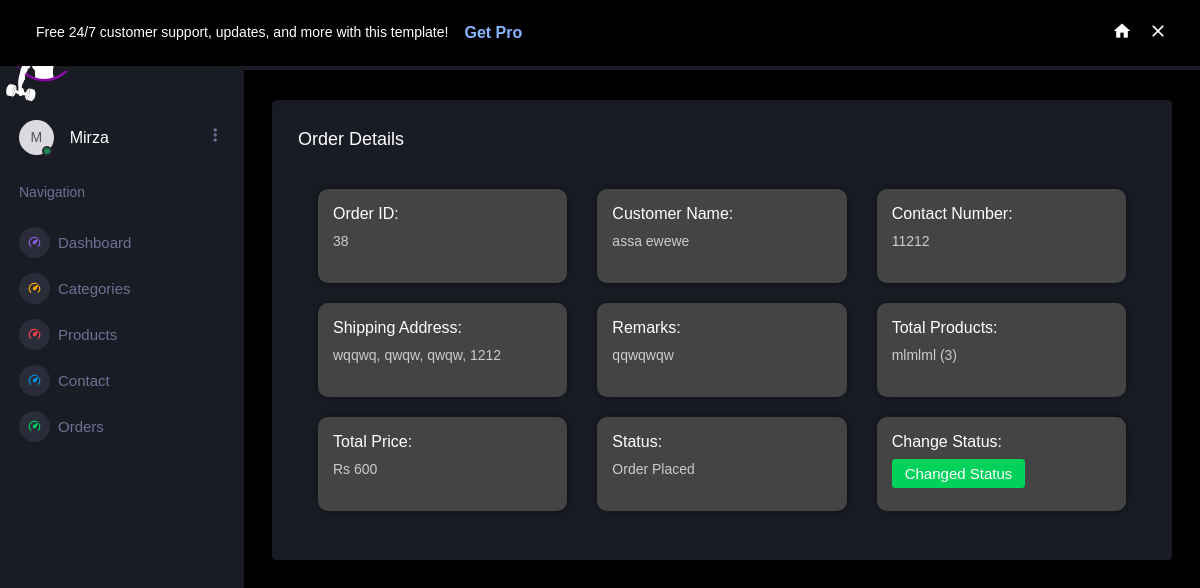
Screenshot of /Admin/template/pages/orders/order_details.php?id=38 (signed in) with the database file from the repository.
### tables this page shows
CREATE TABLE `order` (
  `id` int(255) NOT NULL,
  `fname` varchar(255) NOT NULL,
  `lname` varchar(255) NOT NULL,
  `number` varchar(255) NOT NULL,
  `method` varchar(255) NOT NULL,
  `street` varchar(1000) NOT NULL,
  `state` varchar(255) NOT NULL,
  `city` varchar(255) NOT NULL,
  `pin_code` varchar(255) NOT NULL,
  `remarks` varchar(255) NOT NULL,
  `total_product` varchar(255) NOT NULL,
  `total_price` varchar(255) NOT NULL,
  `user_id` int(11) NOT NULL,
  `status` int(11) NOT NULL DEFAULT 1
);

### Admin/template/pages/orders/order_details.php (the view, shortened to what this page needs)
<?php
include '../_Layout/_navbar.php';
if (isset($_GET['id'])) {
    $orderId = $_GET['id'];
    $sql = "SELECT * FROM `order` WHERE id = $orderId";
    $result = mysqli_query($conn, $sql);
    if ($result && mysqli_num_rows($result) > 0) {
        $order = mysqli_fetch_assoc($result);
    } else {
        echo 'Order not found.';
        exit;
    }
} else {
    echo 'Order ID is missing.';
    exit;
}
?>
<div class="main-panel">
    <div class="content-wrapper">
        <div class="row">
            <div class="col-lg-12 grid-margin stretch-card">
                <div class="card">
                    <div class="card-body">
                        <h4 class="card-title">Order Details</h4>
                        <div class="order-details-container">
                            <div class="order-info">
                                <h5>Order ID:</h5>
                                <p><?php echo $order['id']; ?></p>
                            </div>
                            <div class="order-info">
                                <h5>Customer Name:</h5>
                                <p><?php echo $order['fname'] . ' ' . $order['lname']; ?></p>
                            </div>
                            <div class="order-info">
                                <h5>Contact Number:</h5>
                                <p><?php echo $order['number']; ?></p>
                            </div>
                            <div class="order-info">
                                <h5>Shipping Address:</h5>
                                <p><?php echo $order['street'] . ', ' . $order['city'] . ', ' . $order['state'] . ', ' . $order['pin_code']; ?></p>
                            </div>
                            <div class="order-info">
                                <h5>Remarks:</h5>
                                <p><?php echo $order['remarks']; ?></p>
                            </div>
                            <div class="order-info">
                                <h5>Total Products:</h5>
                                <p><?php echo $order['total_product']; ?></p>
                            </div>
                            <div class="order-info">
                                <h5>Total Price:</h5>
                                <p>Rs <?php echo $order['total_price']; ?></p>
                            </div>
                            <div class="order-info">
                                <h5>Status:</h5>
                                <p><?php
                                    if ($order['status'] == 2) {
                                        echo 'Order Placed';
                                    } else {
                                        echo 'Not Placed';
                                    }
                                ?></p>
                            </div>
                            <div class="order-info">
                            <h5>Change Status:</h5>
                                <form method="post">
                                    <button type="submit" name="change_status" class="btn btn-success">Changed Status</button>
                                </form>
                            </div>
                        </div>
                    </div>
                </div>
            </div>
        </div>
    </div>
</div>
<?php include '../_Layout/_footer.php'; ?>

### Admin/template/pages/orders/order_details.php (style rules this page uses)
.order-details-container { border-radius: 10px; padding: 20px; display: flex; flex-wrap: wrap; justify-content: space-between; gap: 20px; }
.order-info { flex-basis: calc(33.33% - 20px); padding: 15px; background-color: #444; border-radius: 10px; box-shadow: 0 0 10px rgba(0, 0, 0, 0.4); }
h5 { font-size: 16px; color: #fff; }
p { font-size: 14px; color: #ccc; }

### rows the page displays
order: id "38", fname "assa", lname "ewewe", number "11212", street "wqqwq", city "qwqw", state "qwqw", pin_code "1212", remarks "qqwqwqw", total_product "mlmlml (3)", total_price "600"

### other values shown
$shortName "M"
$_SESSION["username"] "Mirza"
